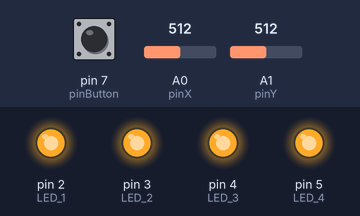
This sketch was run on a simulated Arduino Uno, built with avr-gcc and run on an emulated ATmega328P. On the bench: output pins drawn as LEDs (lit = HIGH). Inputs (shaded band) come from the test bench; at power-on: pin 7 (pinButton) HIGH, A0 (pinX) = 512, A1 (pinY) = 512.

Above: at 1.2 s.
1.3 s: pin 7 (pinButton) pulled LOW for 0.15 s
At 1.47 s:
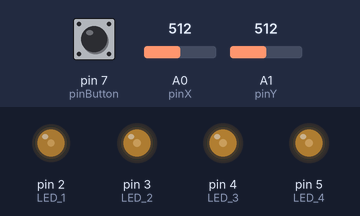
3.0 s: A0 (pinX) set to 450
At 3.9 s:
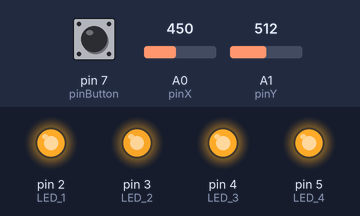
4.5 s: pin 7 (pinButton) pulled LOW for 1 s
At 5.0 s:
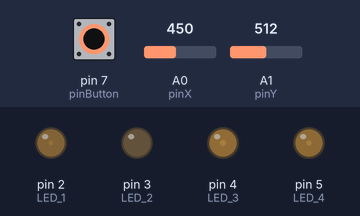
7.5 s: A1 (pinY) set to 610
At 8.6 s:
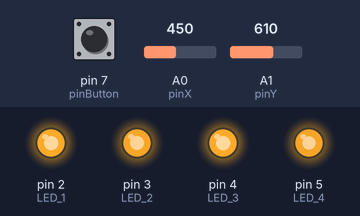
9.0 s: A0 (pinX) set to 610
At 10.1 s:
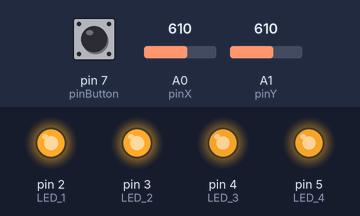
10.5 s: pin 7 (pinButton) pulled LOW for 0.15 s
At 10.69 s:
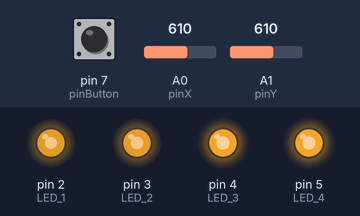
Timing chart, 0 to 13.1 s (numbered marks = the images above; inputs shaded):
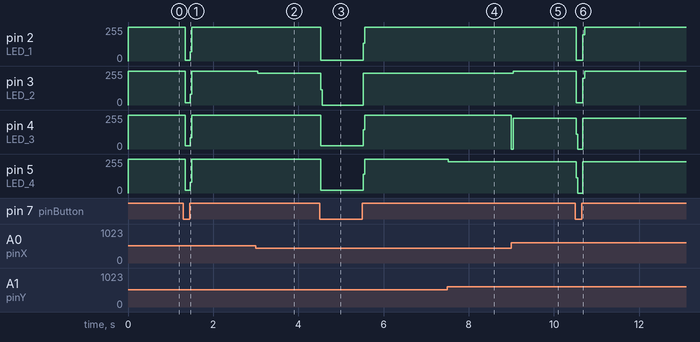

Measured:
- after the input at 1.3 s, pin 2 (LED_1): 255/255 → 4/255 at once, → 255/255 0.12 s later; pin 3 (LED_2): 255/255 → 16/255 at once, → 255/255 0.12 s later; pin 4 (LED_3): 255/255 → 24/255 at once, → 255/255 0.12 s later; pin 5 (LED_4): 255/255 → 20/255 at once, → 255/255 0.12 s later
- after the input at 3.0 s, pin 3 (LED_2): 255/255 → 239/255 at once
- after the input at 4.5 s, pin 2 (LED_1): 255/255 → 4/255 at once, → 255/255 1.0 s later; pin 3 (LED_2): 239/255 → 0/255 at once, → 239/255 1.0 s later; pin 4 (LED_3): 255/255 → 24/255 at once, → 255/255 1.0 s later; pin 5 (LED_4): 255/255 → 20/255 at once, → 255/255 1.0 s later
- after the input at 7.5 s, pin 5 (LED_4): 255/255 → 235/255 at once
- after the input at 9.0 s, pin 3 (LED_2): 239/255 → 255/255 at once; pin 4 (LED_3): 255/255 → 231/255 at once
- after the input at 10.5 s, pin 2 (LED_1): 255/255 → 4/255 at once, → 255/255 0.16 s later; pin 3 (LED_2): 255/255 → 16/255 at once, → 255/255 0.16 s later; pin 4 (LED_3): 231/255 → 0/255 at once, → 231/255 0.16 s later; pin 5 (LED_4): 235/255 → 0/255 at once, → 235/255 0.16 s later

The sketch:

Joystick_LED.ino
```cpp
const byte pinX = A0;
const byte pinY = A1;
const byte pinButton = 7;
const int LED_1 = 2;
const int LED_2 = 3;
const int LED_3 = 4;
const int LED_4 = 5;

void setup(){
  Serial.begin(9600);
  pinMode(pinButton,INPUT);
  digitalWrite(pinButton,HIGH);
  pinMode(pinX,INPUT);
  pinMode(pinY,INPUT);
  pinMode(LED_1, OUTPUT);
  pinMode(LED_2, OUTPUT);
  pinMode(LED_3, OUTPUT);
  pinMode(LED_4, OUTPUT);
  digitalWrite(LED_1, HIGH);
  digitalWrite(LED_2, HIGH);
  digitalWrite(LED_3, HIGH);
  digitalWrite(LED_4, HIGH);
}

void loop (){
  int coordX = analogRead(pinX);
  int coordY = analogRead(pinY);
  boolean buttonState = digitalRead(pinButton);

  if(coordX > 600)
  {
    digitalWrite(LED_3, LOW);
  }
  else
  {
    digitalWrite(LED_3, HIGH);
  }


  if(coordX < 460)
  {
    digitalWrite(LED_2, LOW);
  }
  else
  {
    digitalWrite(LED_2, HIGH);
  }


  if(coordY > 600)
  {
    digitalWrite(LED_4, LOW);
  }
  else
  {
    digitalWrite(LED_4, HIGH);
  }


  if(coordY < 460)
  {
    digitalWrite(LED_1, LOW);
  }
  else
  {
    digitalWrite(LED_1, HIGH);
  }

  if(buttonState == LOW)
  {
    digitalWrite(LED_1, LOW);
    digitalWrite(LED_2, LOW);
    digitalWrite(LED_3, LOW);
    digitalWrite(LED_4, LOW);
  }
  else
  {
    digitalWrite(LED_1, HIGH);
    digitalWrite(LED_2, HIGH);
    digitalWrite(LED_3, HIGH);
    digitalWrite(LED_4, HIGH);
  }
}
```
